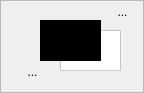
       <widget class="QFrame" name="color_frame">
        <property name="minimumSize">
         <size>
          <width>0</width>
          <height>90</height>
         </size>
        </property>
        <property name="frameShape">
         <enum>QFrame::StyledPanel</enum>
        </property>
        <property name="frameShadow">
         <enum>QFrame::Raised</enum>
        </property>
        <widget class="QToolButton" name="default_colors">
         <property name="geometry">
          <rect>
           <x>20</x>
           <y>60</y>
           <width>25</width>
           <height>24</height>
          </rect>
         </property>
         <property name="text">
          <string>...</string>
         </property>
         <property name="icon">
          <iconset resource="edit_paint.qrc">
           <normaloff>:/images/bw.png</normaloff>:/images/bw.png</iconset>
         </property>
         <property name="iconSize">
          <size>
           <width>15</width>
           <height>15</height>
          </size>
         </property>
         <property name="autoRaise">
          <bool>true</bool>
         </property>
        </widget>
        <widget class="QToolButton" name="switch_colors">
         <property name="geometry">
          <rect>
           <x>110</x>
           <y>0</y>
           <width>25</width>
           <height>24</height>
          </rect>
         </property>
         <property name="text">
          <string>...</string>
         </property>
         <property name="icon">
          <iconset resource="edit_paint.qrc">
           <normaloff>:/images/swap-colors-12.png</normaloff>:/images/swap-colors-12.png</iconset>
         </property>
         <property name="iconSize">
          <size>
           <width>15</width>
           <height>15</height>
          </size>
         </property>
         <property name="checkable">
          <bool>false</bool>
         </property>
         <property name="autoRaise">
          <bool>true</bool>
         </property>
         <property name="arrowType">
          <enum>Qt::NoArrow</enum>
         </property>
        </widget>
        <widget class="Colorframe" name="background_frame">
         <property name="geometry">
          <rect>
           <x>60</x>
           <y>30</y>
           <width>61</width>
           <height>41</height>
          </rect>
         </property>
         <property name="palette">
          <palette>
           <active>
            <colorrole role="Base">
             <brush brushstyle="SolidPattern">
              <color alpha="255">
               <red>255</red>
               <green>255</green>
               <blue>255</blue>
              </color>
             </brush>
            </colorrole>
            <colorrole role="Window">
             <brush brushstyle="SolidPattern">
              <color alpha="255">
               <red>255</red>
               <green>255</green>
               <blue>255</blue>
              </color>
             </brush>
            </colorrole>
           </active>
           <inactive>
            <colorrole role="Base">
             <brush brushstyle="SolidPattern">
              <color alpha="255">
               <red>255</red>
               <green>255</green>
               <blue>255</blue>
              </color>
             </brush>
            </colorrole>
            <colorrole role="Window">
             <brush brushstyle="SolidPattern">
              <color alpha="255">
               <red>255</red>
               <green>255</green>
               <blue>255</blue>
              </color>
             </brush>
            </colorrole>
           </inactive>
           <disabled>
            <colorrole role="Base">
             <brush brushstyle="SolidPattern">
              <color alpha="255">
               <red>255</red>
               <green>255</green>
               <blue>255</blue>
              </color>
             </brush>
            </colorrole>
            <colorrole role="Window">
             <brush brushstyle="SolidPattern">
              <color alpha="255">
               <red>255</red>
               <green>255</green>
               <blue>255</blue>
              </color>
             </brush>
            </colorrole>
           </disabled>
          </palette>
         </property>
         <property name="autoFillBackground">
          <bool>true</bool>
         </property>
         <property name="frameShape">
          <enum>QFrame::StyledPanel</enum>
         </property>
         <property name="frameShadow">
          <enum>QFrame::Plain</enum>
         </property>
         <property name="lineWidth">
          <number>2</number>
         </property>
        </widget>
        <widget class="Colorframe" name="foreground_frame">
         <property name="geometry">
          <rect>
           <x>40</x>
           <y>20</y>
           <width>61</width>
           <height>41</height>
          </rect>
         </property>
         <property name="palette">
          <palette>
           <active>
            <colorrole role="Base">
             <brush brushstyle="SolidPattern">
              <color alpha="255">
               <red>255</red>
               <green>255</green>
               <blue>255</blue>
              </color>
             </brush>
            </colorrole>
            <colorrole role="Window">
             <brush brushstyle="SolidPattern">
              <color alpha="255">
               <red>0</red>
               <green>0</green>
               <blue>0</blue>
              </color>
             </brush>
            </colorrole>
           </active>
           <inactive>
            <colorrole role="Base">
             <brush brushstyle="SolidPattern">
              <color alpha="255">
               <red>255</red>
               <green>255</green>
               <blue>255</blue>
              </color>
             </brush>
            </colorrole>
            <colorrole role="Window">
             <brush brushstyle="SolidPattern">
              <color alpha="255">
               <red>0</red>
               <green>0</green>
               <blue>0</blue>
              </color>
             </brush>
            </colorrole>
           </inactive>
           <disabled>
            <colorrole role="Base">
             <brush brushstyle="SolidPattern">
              <color alpha="255">
               <red>0</red>
               <green>0</green>
               <blue>0</blue>
              </color>
             </brush>
            </colorrole>
            <colorrole role="Window">
             <brush brushstyle="SolidPattern">
              <color alpha="255">
               <red>0</red>
               <green>0</green>
               <blue>0</blue>
              </color>
             </brush>
            </colorrole>
           </disabled>
          </palette>
         </property>
         <property name="autoFillBackground">
          <bool>true</bool>
         </property>
         <property name="frameShape">
          <enum>QFrame::StyledPanel</enum>
         </property>
         <property name="frameShadow">
          <enum>QFrame::Plain</enum>
         </property>
         <property name="lineWidth">
          <number>2</number>
         </property>
        </widget>
       </widget>
